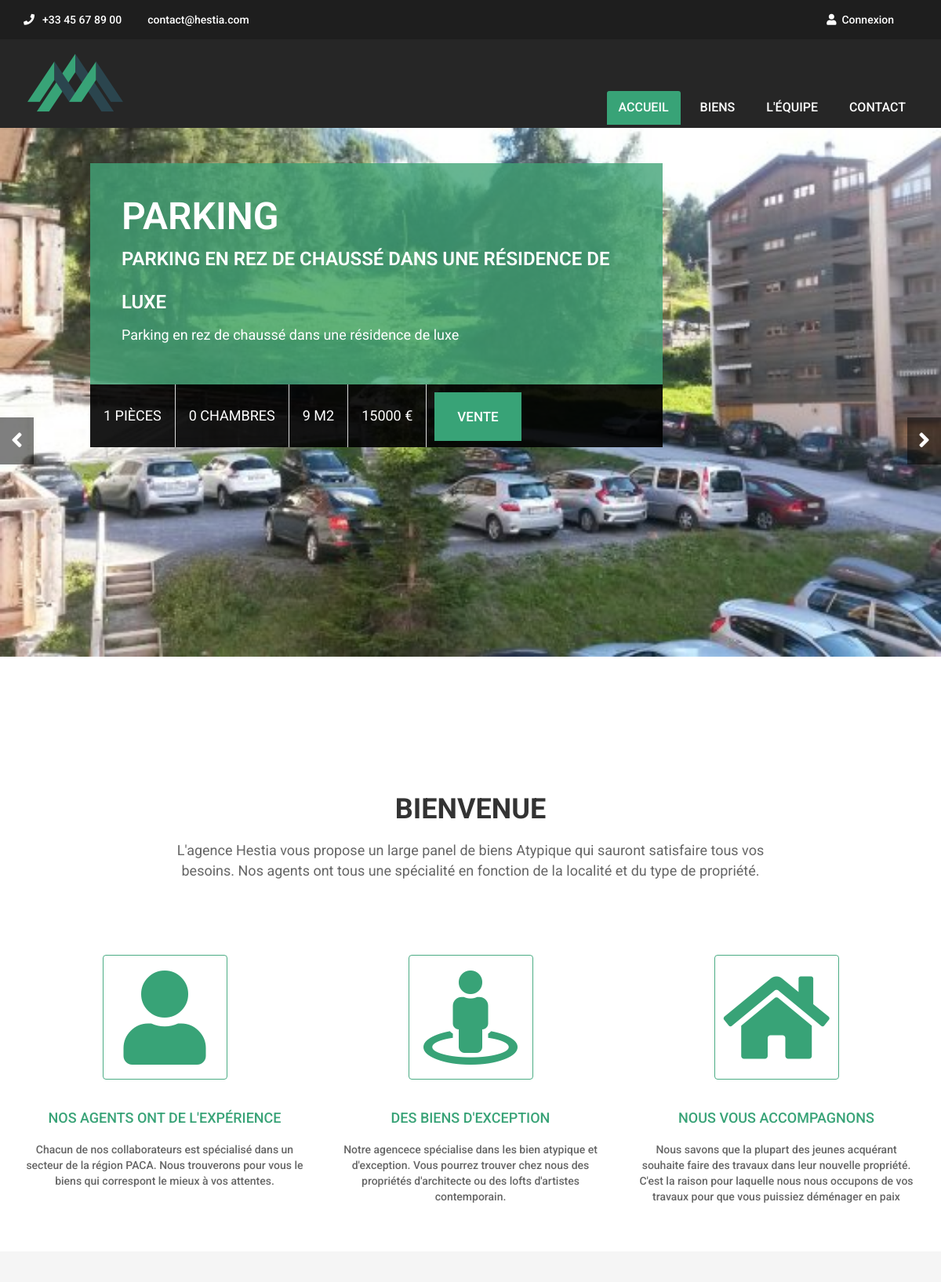
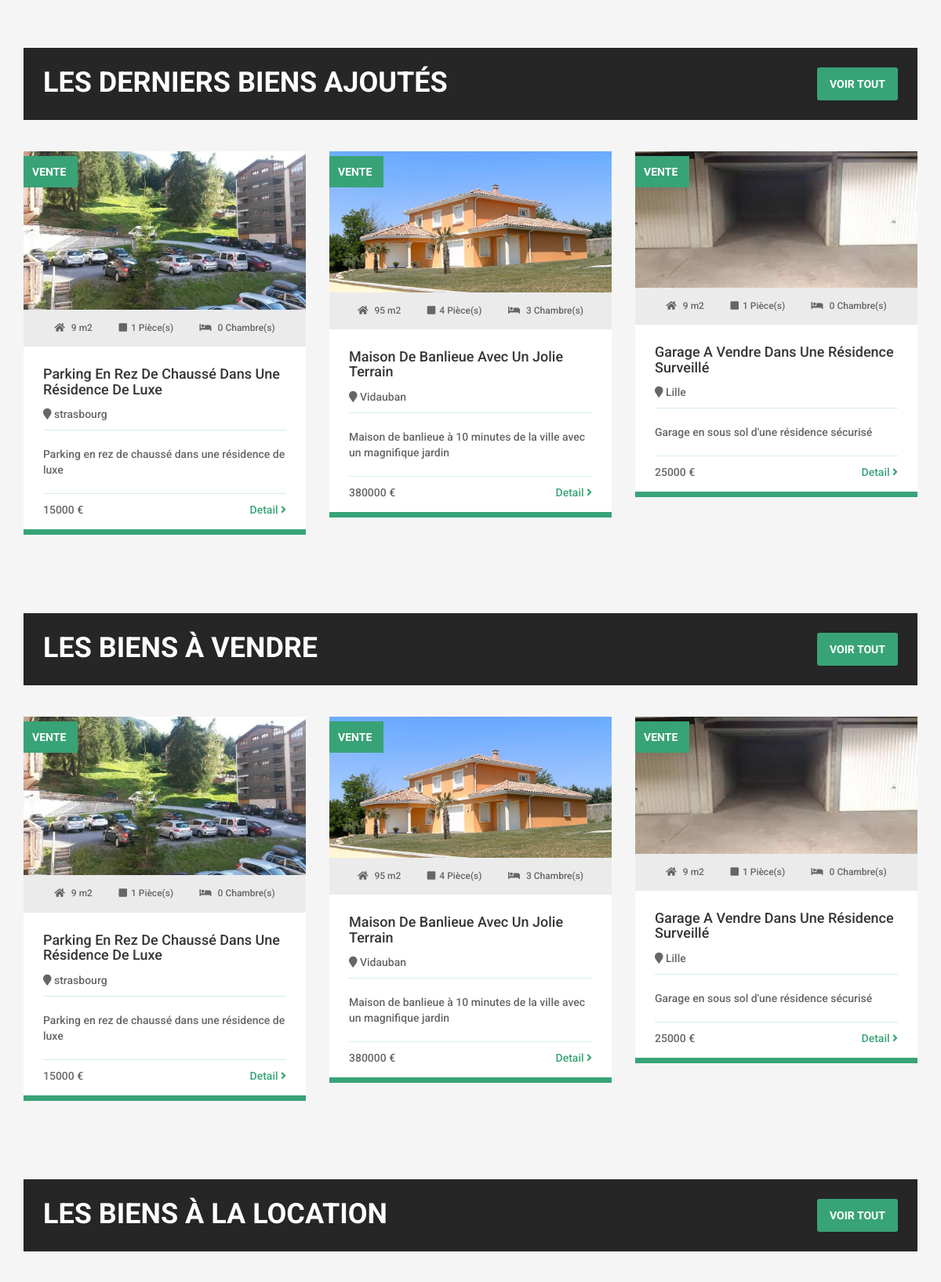
The page / (upper part) on the database its author committed (2 pictures, top to bottom).
### tables this page shows
CREATE TABLE IF NOT EXISTS `estate` (
  `id` int(11) NOT NULL AUTO_INCREMENT,
  `type_id` int(11) NOT NULL,
  `category_id` int(11) NOT NULL,
  `title` varchar(100) NOT NULL,
  `floor` int(11) NOT NULL,
  `area` int(11) NOT NULL,
  `rooms` int(11) NOT NULL,
  `bedrooms` int(11) NOT NULL,
  `bathrooms` int(11) NOT NULL,
  `convertible_attic` tinyint(4) DEFAULT NULL,
  `outside` varchar(50) NOT NULL,
  `outside_area` int(11) DEFAULT NULL,
  `parking` tinyint(4) NOT NULL,
  `parking_type` varchar(45) DEFAULT NULL,
  `energy_id` int(11) NOT NULL,
  `level_energy_diagnostic` varchar(20) DEFAULT NULL,
  `level_climat_diagnostic` varchar(20) DEFAULT NULL,
  `city` varchar(255) NOT NULL,
  `building_year` int(4) NOT NULL,
  `excerpt` varchar(200) NOT NULL,
  `description` text NOT NULL,
  `picture_url` varchar(255) DEFAULT NULL,
  `charge_price` float DEFAULT NULL,
  `charge_frequency_id` int(11) DEFAULT NULL,
  `price` float NOT NULL,
  `fees` int(11) NOT NULL,
  `available` date DEFAULT NULL,
  `created_at` datetime NOT NULL DEFAULT current_timestamp(),
  `agent_id` int(11) NOT NULL,
  `status` tinyint(4) NOT NULL,
  PRIMARY KEY (`id`),
  KEY `fk_estate_type_idx` (`type_id`),
  KEY `fk_estate_category1_idx` (`category_id`),
  KEY `fk_estate_agent1_idx` (`agent_id`),
  KEY `fk_estate_charge_frequency1_idx` (`charge_frequency_id`),
  KEY `energy_id` (`energy_id`)
);

CREATE TABLE IF NOT EXISTS `type` (
  `id` int(11) NOT NULL AUTO_INCREMENT,
  `type` varchar(45) NOT NULL,
  PRIMARY KEY (`id`),
  UNIQUE KEY `type_UNIQUE` (`type`)
);

CREATE TABLE IF NOT EXISTS `category` (
  `id` int(11) NOT NULL AUTO_INCREMENT,
  `name` varchar(45) NOT NULL,
  PRIMARY KEY (`id`),
  UNIQUE KEY `name_UNIQUE` (`name`)
);

### src/controller/FrontController.php (called while the page is built, shortened)
<?php
class FrontController extends Controller
{
    public function home()
    {
        $sliderEstates = $this->estateDAO->getSliders();
        $latestEstates = $this->estateDAO->latestEstates();
        $estates = $this->estateDAO->getPublishedEstates();
        $estatesForSale = $this->estateDAO->forSaleEstates();
        $estatesForRent = $this->estateDAO->forRentEstates();
        $otherEstates = $this->estateDAO->otherEstates();
        $agents = $this->agentDAO->getAgents();
        return $this->view->render('home', [
            'sliderEstates' => $sliderEstates,
            'estates' => $estates,
            'estatesForSale' => $estatesForSale,
            'estatesForRent' => $estatesForRent,
            'latestEstates' => $latestEstates,
            'otherEstates' => $otherEstates,
            'agents' => $agents
        ]);
    }
}

### public/index.php (called while the page is built, shortened)
<?php
$router = new \Hestia\config\Router();
$router->run();

### src/controller/Controller.php (called while the page is built, shortened)
<?php
abstract class Controller
{
    public function __construct(){
        $this->estateDAO = new EstateDAO();
    }
}

### src/DAO/EstateDAO.php (called while the page is built, shortened)
<?php
class EstateDAO extends DAO
{
    public function getPublishedEstates(){
        $sql = "SELECT e.id as id, e.title as title, e.excerpt as excerpt, e.status as status, e.price as price, e.rooms as rooms, e.bedrooms as bedrooms, e.area as area, e.city as city, c.name as category, t.type as type, a.firstname as firstname, a.lastname as lastname, e.picture_url as picture_url
                FROM estate e
                INNER JOIN category c
                ON e.category_id = c.id
                INNER JOIN type t
                ON e.type_id = t.id
                INNER JOIN agent a
                ON e.agent_id = a.id
                WHERE e.status = '1'
                ";
        $result = $this->createQuery($sql)->fetchAll();
        return $result;
    }
    public function forSaleEstates(){
        $sql = "SELECT e.id as id, e.title as title, e.excerpt as excerpt, e.status as status, e.price as price, e.rooms as rooms, e.bedrooms as bedrooms, e.area as area, e.city as city, c.name as category, t.type as type, a.firstname as firstname, a.lastname as lastname, e.picture_url as picture_url
                FROM estate e
                INNER JOIN category c
                ON e.category_id = c.id
                INNER JOIN type t
                ON e.type_id = t.id
                INNER JOIN agent a
                ON e.agent_id = a.id
                WHERE e.status = '1'
                AND c.id = '21'
                ORDER BY e.id DESC
                LIMIT 3
                ";
        $result = $this->createQuery($sql)->fetchAll();
        return $result;
    }
    public function getSliders(){
        $sql = "SELECT e.id as id, e.title as title, e.excerpt as excerpt, e.status as status, e.price as price, e.rooms as rooms, e.bedrooms as bedrooms, e.area as area, e.city as city, c.name as category, t.type as type, e.picture_url as picture_url
                FROM estate e
                INNER JOIN category c
                ON e.category_id = c.id
                INNER JOIN type t
                ON e.type_id = t.id
                WHERE e.status = '1'
                ORDER BY e.id DESC
                LIMIT 5
                ";
        $result = $this->createQuery($sql)->fetchAll();
        return $result;
    }
    public function latestEstates(){
        $sql = "SELECT e.id as id, e.title as title, e.excerpt as excerpt, e.status as status, e.price as price, e.rooms as rooms, e.bedrooms as bedrooms, e.area as area, e.city as city, c.name as category, t.type as type, e.picture_url as picture_url
                FROM estate e
                INNER JOIN category c
                ON e.category_id = c.id
                INNER JOIN type t
                ON e.type_id = t.id
                WHERE e.status = '1'
                ORDER BY e.id DESC
                LIMIT 3
                ";
        $result = $this->createQuery($sql)->fetchAll();
        return $result;
    }
}

### src/DAO/DAO.php (called while the page is built, shortened)
<?php
abstract class DAO
{
    private $connection;
    private function checkConnection(){
        if($this->connection === null){
            return $this->getConnection();
        }
        return $this->connection;
    }
    private function getConnection()
    {
        try{
            $this->connection = new PDO(DB_HOST, DB_USER, DB_PASS);
            $this->connection->setAttribute(PDO::ATTR_ERRMODE, PDO::ERRMODE_EXCEPTION);
            return $this->connection;
        }
        catch(Exception $errorConnection)
        {
            die ('Erreur de connection :'.$errorConnection->getMessage());
        }
    }
    protected function createQuery($sql, $parameters = null)
    {
        $result = $this->checkConnection()->query($sql);
        return $result;
    }
}

### templates/home.php (the view, shortened to what this page needs)
<section class="slider-section ">
<?php
foreach ($sliderEstates as $sliderEstate)
{
    ?>
        <div class="item">
            <div class="slide-content carousel-caption hidden-xs">
                <div class="slide-content-top">
                    <h1><?= htmlspecialchars($sliderEstate['type']);?></h1>
                    <h2><?= htmlspecialchars($sliderEstate['title']);?></h2>
                    <p><?= htmlspecialchars($sliderEstate['excerpt']);?></p>
                </div>
                <div class="slide-property-detail">
                    <ul>
                        <li><?= ($sliderEstate['rooms']);?> Pièces</li>
                        <li><?= htmlspecialchars($sliderEstate['bedrooms']);?> Chambres</li>
                        <li><?= htmlspecialchars($sliderEstate['area']);?> m2</li>
                        <li><?= ($sliderEstate['price']);?> €</li>
                        <li class="slider-btn"><a href="../public/index.php?route=estate&estateId=<?= ($sliderEstate['id']);?>"><?= ($sliderEstate['category']);?></a></li>
                    </ul>
                </div>
            </div>
        </div>
        <?php
        }
        ?>
</section>
<section class="welcome-area area-pading fix">
    <div class="container">
        <div class="row">
            <div class="col-md-12">
                <div class="area-heading-style-one text-center">
                    <h2>Bienvenue</h2>
                    <p>L'agence Hestia vous propose un large panel de biens Atypique qui sauront satisfaire tous vos besoins. Nos agents ont tous une spécialité en fonction de la localité et du type de propriété.</p>
                </div>
            </div>
        </div>
        <div class="row">
            <div class="col-md-4 col-sm-4">
                <div class="single-promotion text-center wow fadeInUp" data-wow-duration="1.5s" data-wow-delay=".3s">
                    <div class="promo-icon">
                        <i class="fa fa-user"></i>
                    </div>
                    <div class="promo-content">
                        <h3><a href="#">Nos agents ont de l'expérience</a></h3>
                        <p>Chacun de nos collaborateurs est spécialisé dans un secteur de la région PACA. Nous trouverons pour vous le biens qui correspont le mieux à vos attentes.</p>
                    </div>
                </div>
            </div>
            <div class="col-md-4 col-sm-4">
                <div class="single-promotion text-center wow fadeInUp" data-wow-duration="1.5s" data-wow-delay=".5s">
                    <div class="promo-icon">
                        <i class="fa fa-street-view"></i>
                    </div>
                    <div class="promo-content">
                        <h3><a href="#">Des biens d'exception</a> </h3>
                        <p>Notre agencece spécialise dans les bien atypique et d'exception. Vous pourrez trouver chez nous des propriétés d'architecte ou des lofts d'artistes contemporain.</p>
                    </div>
                </div>
            </div>
            <div class="col-md-4 col-sm-4">
                <div class="single-promotion text-center wow fadeInUp" data-wow-duration="1.5s" data-wow-delay=".7s">
                    <div class="promo-icon">
                        <i class="fa fa-home"></i>
                    </div>
                    <div class="promo-content">
                        <h3><a href="#">Nous vous accompagnons </a> </h3>
                        <p>Nous savons que la plupart des jeunes acquérant souhaite faire des travaux dans leur nouvelle propriété. C'est la raison pour laquelle nous nous occupons de vos travaux pour que vous puissiez déménager en paix</p>
                    </div>
                </div>
            </div>
        </div>
    </div>
</section>
<section class="properties-area area-pading fix">
    <div class="container">
        <div class="row">
            <div class="col-md-12">
                <div class="properties-title">
                    <h2>Les derniers biens ajoutés</h2>
                    <a href="../public/index.php?route=allProperties" class="view-more">voir tout</a>
                </div>
            </div>
        </div>
        <div class="row">
        <?php
       foreach ($latestEstates as $latestEstate)
       {
        ?>
            <div class="col-md-4 col-sm-6">
                <div class="single-featured-properties">
                    <div class="properties-image">
                        <a href="index.php?route=estate&estateId=<?= ($latestEstate['id']);?>"><img src="../public/img/upload/<?= ($latestEstate['picture_url']);?>" alt="<?= ($latestEstate['picture_url']);?>"></a>
                    </div>
                    <div class="sale-tag">
                        <p><?=($latestEstate['category']);?></p>
                    </div>
                    <div class="properties-include">
                        <ul>
                            <li><i class="fa fa-home"></i> <?= ($latestEstate['area']);?> m2</li>
                            <li><i class="fa fa-square"></i><?= ($latestEstate['rooms']);?> Pièce(s)</li>
                            <li><i class="fa fa-bed"></i> <?= ($latestEstate['bedrooms']);?> Chambre(s)</li>
                        </ul>
                    </div>
                    <div class="properties-content">
                        <h3><a href="single-property.php"><?= ($latestEstate['title']);?></a></h3>
                        <p><i class="fa fa-map-marker"></i> <?= ($latestEstate['city']);?></p>
                        <p class="detail-text"><?= ($latestEstate['excerpt']);?></p>
                        <div class="price-detail">
                            <p class="price-range pull-left"><?= ($latestEstate['price']);?> €</p>
                            <a href="index.php?route=estate&estateId=<?= ($latestEstate['id']);?>" class="price-detail pull-right">Detail <i class="fa fa-angle-right"></i></a>
                        </div>
                    </div>
                </div>
            </div>
        <?php
        }
        ?>
        </div>
        <div class="row">
            <div class="col-md-12">
                <div class="properties-title margintop100">
                    <h2>Les biens à vendre</h2>
                    <a href="../public/index.php?route=allPropertiesForSale" class="view-more">voir tout</a>
                </div>
            </div>
        </div>
        <div class="row">
        <?php
       foreach ($estatesForSale as $estateForSale)
       {
        ?>
            <div class="col-md-4 col-sm-6">
                <div class="single-featured-properties">
                    <div class="properties-image">
                        <a href="index.php?route=estate&estateId=<?= ($estateForSale['id']);?>"><img src="../public/img/upload/<?= ($estateForSale['picture_url']);?>" alt="<?= ($estateForSale['picture_url']);?>"></a>
                    </div>
                    <div class="sale-tag">
                        <p><?=($estateForSale['category']);?></p>
                    </div>
                    <div class="properties-include">
                        <ul>
                            <li><i class="fa fa-home"></i> <?= ($estateForSale['area']);?> m2</li>
                            <li><i class="fa fa-square"></i><?= ($estateForSale['rooms']);?> Pièce(s)</li>
                            <li><i class="fa fa-bed"></i> <?= ($estateForSale['bedrooms']);?> Chambre(s)</li>
                        </ul>
                    </div>
                    <div class="properties-content">
                        <h3><a href="single-property.php"><?= ($estateForSale['title']);?></a></h3>
                        <p><i class="fa fa-map-marker"></i> <?= ($estateForSale['city']);?></p>
                        <p class="detail-text"><?= ($estateForSale['excerpt']);?></p>
                        <div class="price-detail">
                            <p class="price-range pull-left"><?= ($estateForSale['price']);?> €</p>
                            <a href="index.php?route=estate&estateId=<?= ($estateForSale['id']);?>" class="price-detail pull-right">Detail <i class="fa fa-angle-right"></i></a>
                        </div>
                    </div>
                </div>
            </div>
        <?php
        }
        ?>
        </div>
        <div class="row">
            <div class="col-md-12">
                <div class="properties-title margintop100">
                    <h2>Les biens à la location</h2>
                    <a href="index.php?route=allPropertiesForRent" class="view-more">Voir tout</a>
                </div>
            </div>
        </div>
    </div>
</section>

### public/css/responsive.css (style rules this page uses)
@media (min-width: 1170px) and (max-width: 1366px) { .slide-content.carousel-caption { top: 25px; } }
@media (min-width: 1200px) { .slide-property-detail li { padding: 0 17px; } }

### rows shown on the page
estate: type.type "PARKING", title "PARKING EN REZ DE CHAUSSÉ DANS UNE RÉSIDENCE DE LUXE", excerpt "Parking en rez de chaussé dans une résidence de luxe", rooms "1", bedrooms "0", area "9", price "15000", category.name "VENTE", picture_url (picture), title "Parking En Rez De Chaussé Dans Une Résidence De Luxe", city "strasbourg"
estate: picture_url (picture), category.name "VENTE", area "95", rooms "4", bedrooms "3", title "Maison De Banlieue Avec Un Jolie Terrain", city "Vidauban", excerpt "Maison de banlieue à 10 minutes de la ville avec un magnifique jardin", price "380000"
estate: picture_url (picture), category.name "VENTE", area "9", rooms "1", bedrooms "0", title "Garage A Vendre Dans Une Résidence Surveillé", city "Lille", excerpt "Garage en sous sol d'une résidence sécurisé", price "25000"
